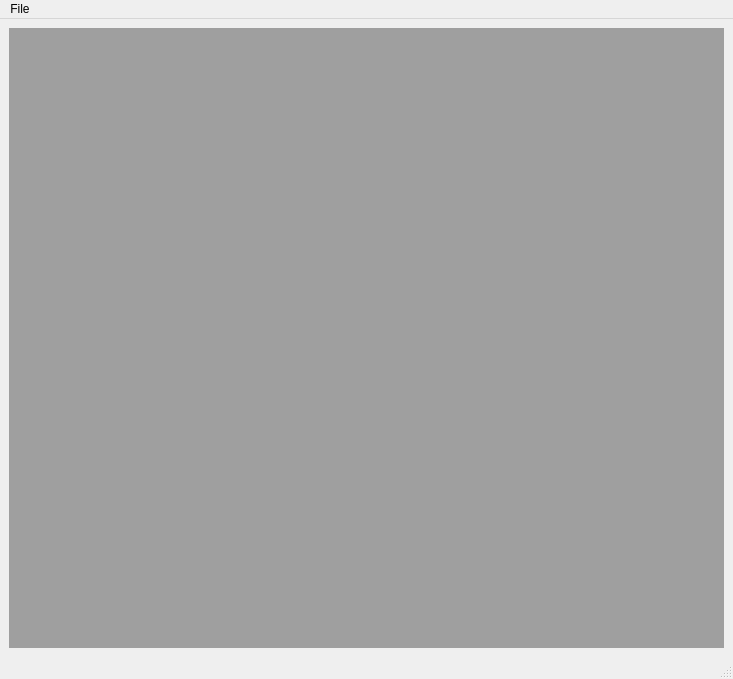
<?xml version="1.0" encoding="UTF-8"?>
<ui version="4.0">
 <class>MainWindow</class>
 <widget class="QMainWindow" name="MainWindow">
  <property name="geometry">
   <rect>
    <x>0</x>
    <y>0</y>
    <width>733</width>
    <height>679</height>
   </rect>
  </property>
  <property name="windowTitle">
   <string>MainWindow</string>
  </property>
  <widget class="QWidget" name="centralwidget">
   <layout class="QVBoxLayout" name="verticalLayout">
    <item>
     <widget class="QMdiArea" name="main_mdi">
      <property name="viewMode">
       <enum>QMdiArea::SubWindowView</enum>
      </property>
     </widget>
    </item>
   </layout>
  </widget>
  <widget class="QMenuBar" name="menubar">
   <property name="geometry">
    <rect>
     <x>0</x>
     <y>0</y>
     <width>733</width>
     <height>24</height>
    </rect>
   </property>
   <widget class="QMenu" name="menuFile">
    <property name="title">
     <string>File</string>
    </property>
    <addaction name="actionNew"/>
    <addaction name="actionOpen"/>
    <addaction name="actionSave"/>
    <addaction name="actionSaveAs"/>
    <addaction name="separator"/>
    <addaction name="actionExit"/>
   </widget>
   <addaction name="menuFile"/>
  </widget>
  <widget class="QStatusBar" name="statusbar"/>
  <action name="actionOpenFile">
   <property name="text">
    <string>Open file</string>
   </property>
  </action>
  <action name="actionNew">
   <property name="text">
    <string>New</string>
   </property>
  </action>
  <action name="actionOpen">
   <property name="text">
    <string>Open</string>
   </property>
  </action>
  <action name="actionSave">
   <property name="text">
    <string>Save</string>
   </property>
  </action>
  <action name="actionSaveAs">
   <property name="text">
    <string>Save as</string>
   </property>
  </action>
  <action name="actionExit">
   <property name="text">
    <string>Exit</string>
   </property>
  </action>
 </widget>
 <resources/>
 <connections/>
</ui>
